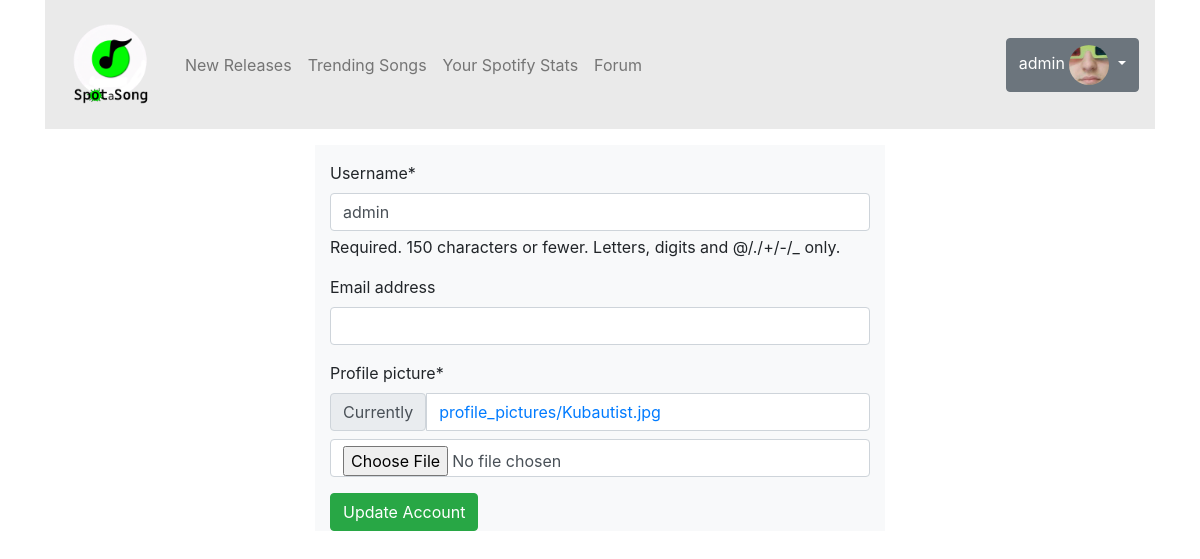
The page /accounts/details/admin (signed in) on the database as committed earlier.
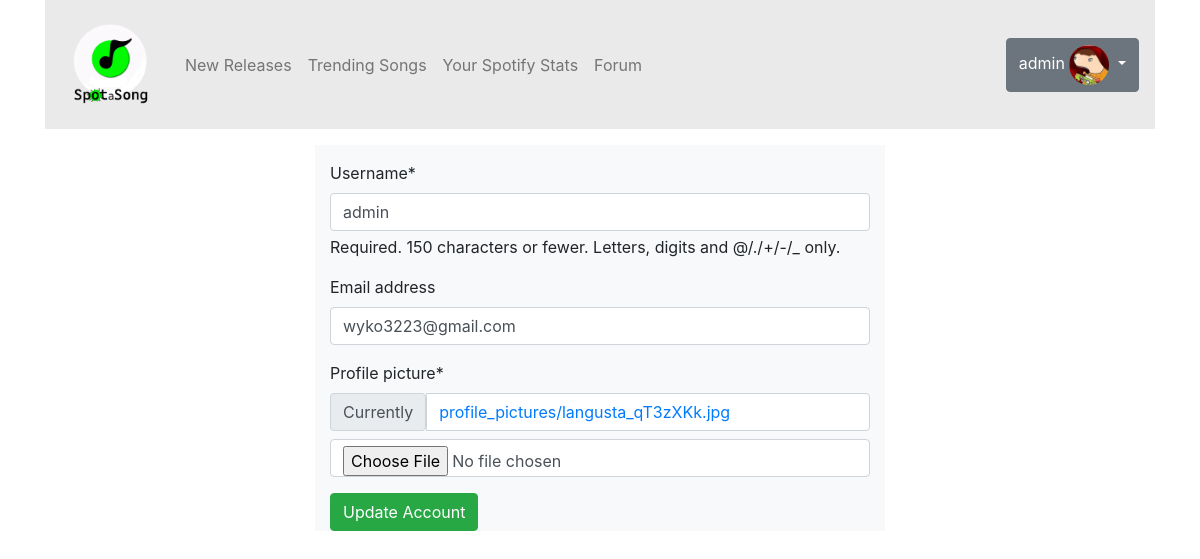
The same page on the database as committed later.
### accounts/models.py (models this page shows, shortened)
class CustomUser(AbstractUser):
    age = models.PositiveIntegerField(null=True, blank=True)

class UserProfile(models.Model):
    user = models.OneToOneField(CustomUser, on_delete=models.CASCADE)
    profile_picture = models.ImageField(default='default.jpg',upload_to='profile_pictures')
    bio = models.TextField(max_length=1500, blank=True)

### accounts/views.py (the view)
# urls.py: path('details/<str:profile_name>', profileDetailsView, name='profileDetails'),
@login_required
def profileDetailsView(request, profile_name):
    def test_func(user):
        return user.username == profile_name
    if not test_func(request.user):
        return HttpResponseForbidden()
    if request.method == "POST":
        u_form = UserUpdateForm(request.POST, instance=request.user)
        p_form = ProfileUpdateForm(request.POST, request.FILES, instance=request.user.userprofile)
        if u_form.is_valid() and p_form.is_valid():
            u_form.save()
            p_form.save()
            messages.success(request, 'Account Updated!')
            return redirect('accounts:profile', profile_name=request.user)
    else:
        u_form = UserUpdateForm(instance=request.user)
        p_form = ProfileUpdateForm(instance=request.user.userprofile)
    context = {
        'u_form': u_form,
        'p_form': p_form,
        'profile_name': profile_name
    }
    return render(request, 'profileDetails.html', context)

### accounts/forms.py
class UserUpdateForm(forms.ModelForm):
    class Meta:
        model = CustomUser
        fields = ['username', 'email',]

class ProfileUpdateForm(forms.ModelForm):
    class Meta:
        model = UserProfile
        fields = ['profile_picture']

### accounts/templates/profileDetails.html (shortened to what this page needs)
{% extends "base.html" %}
{% load crispy_forms_tags %}
{% load static %}
{% block content %}
<div class="container">
    <div class="row justify-content-md-center pt-3">
        <div class="col-md-6 bg-light">
            <form method="post" enctype="multipart/form-data">
                <p>{{ u_form | crispy }}</p>
                <p>{{ p_form | crispy }}</p>
                <button type="submit" class="btn btn-success">Update Account</button>
            </form>
        </div>
    </div>
</div>
{% endblock %}

### main/templates/navbar.html (shortened to what this page needs)
{% load static %}
<div class="container">
  <nav class="navbar navbar-expand-lg navbar-light" style="background-color: #eaeaea;">
    <div class="collapse navbar-collapse" id="navbarTogglerDemo01">
      <a class="pt-2 navbar-brand" href="{% url 'main:home' %}">
        <img src="{% static '\images\DALL·E 2023-04-06 12.51.07 - Create a copytright free logo using this website name_ Spot-a-Song. Use grayscale colors with greenscale (1).png' %}" width="100" height="100" alt="">
      </a>
      <ul class="navbar-nav mr-auto mt-2 mt-lg-0">
        <li class="nav-item">
          <a class="nav-link" href="{% url 'main:new_releases' %}">New Releases</a>
        </li>
        <li class="nav-item">
          <a class="nav-link" href="{% url 'main:trendingSongs' %}">Trending Songs</a>
        </li>
        <li class="nav-item">
          <a class="nav-link" href="{% url 'accounts:spotify_authorize' %}">Your Spotify Stats</a>
        </li>
        <li class="nav-item">
          <a class="nav-link" href="{% url 'forum:forumtopics' %}">Forum</a>
        </li>
      </ul>
      {% if user.is_authenticated %}
      <div class="dropdown justify-content-right">
        <button class="btn btn-secondary dropdown-toggle" type="button" id="dropdownMenuButton" data-toggle="dropdown" aria-haspopup="true" aria-expanded="false">
          {{ user.username }}
          <img class="rounded-circle" id="imageprofile" src="{{ user.userprofile.profile_picture.url }}"></a>
        </button>
      </div>
      {% else %}
      <div class="justify-content-right">
        <a href="{% url 'accounts:signin' %}">SignIn</a>
        |
        <a href="{% url 'accounts:signup' %}">SignUp</a>
      </div>
      {% endif %}
    </div>
 </nav>
</div>

Rows that differ between the two databases and show on the page:
changed CustomUser "admin": userprofile.profile_picture: a different picture; email (not shown) → "wyko3223@gmail.com"
Other text that changed with them:
text no longer shown: "Profile picture * Currently profile_pictures/Kubautist.jpg"
text now shown: "Profile picture * Currently profile_pictures/langusta_qT3zXKk.jpg"
